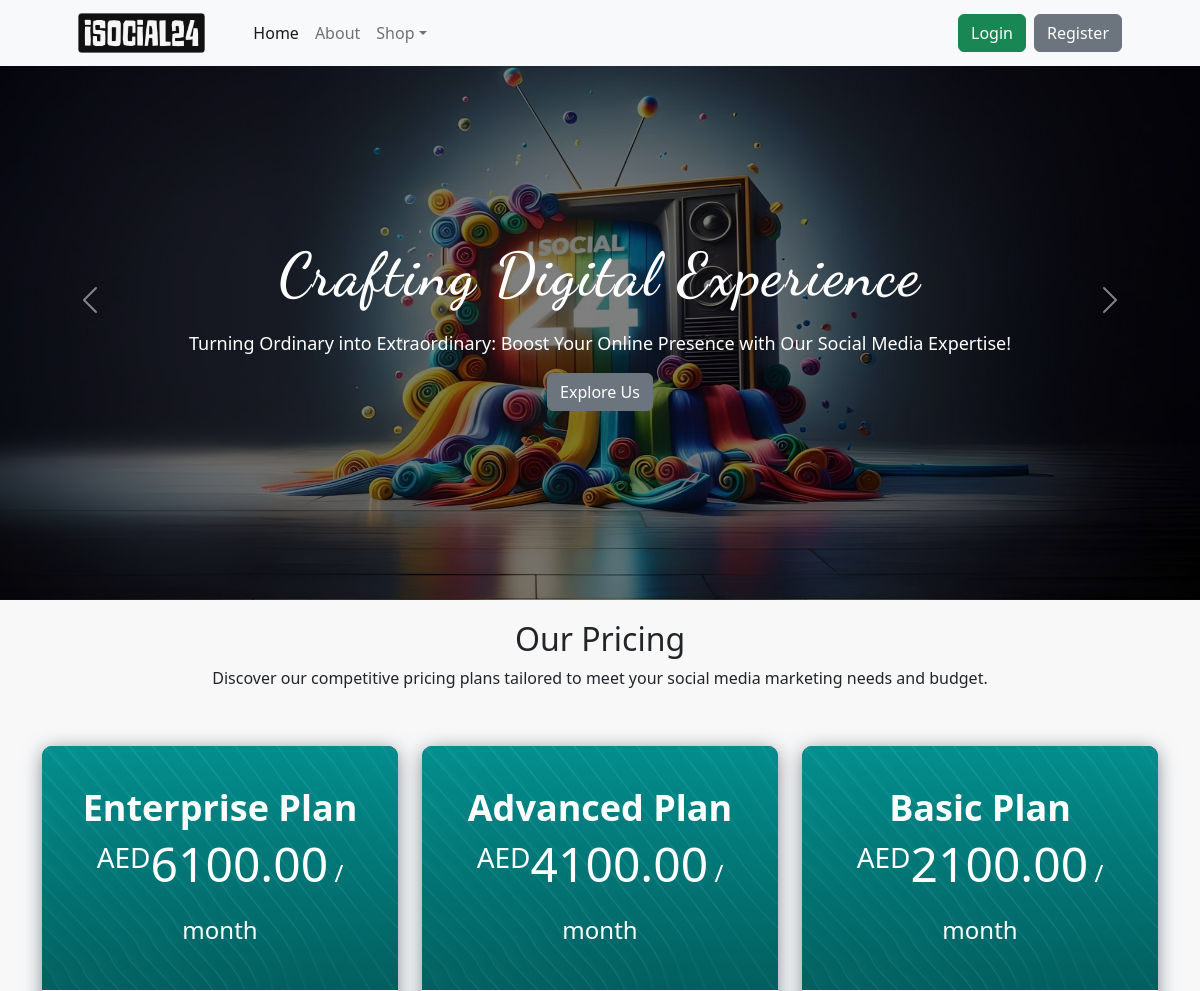
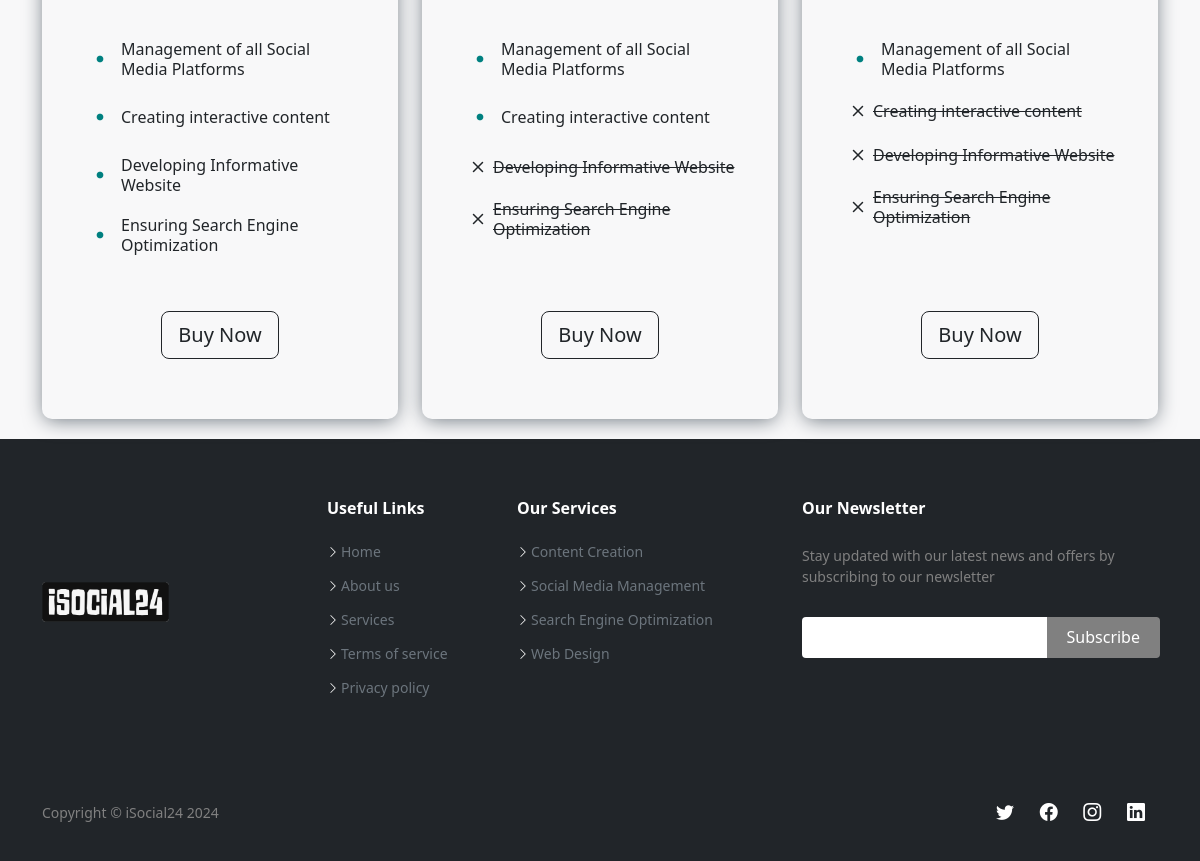
The page / on the database its author committed (2 pictures, top to bottom).
### main/models.py (models this page shows, shortened)
class Product(models.Model):
    name = models.CharField(max_length=100)
    price = models.DecimalField(default=0, decimal_places=2, max_digits=6)
    category = models.ForeignKey(Category, on_delete=models.CASCADE, default=1)
    description = models.JSONField(default=list, blank=True, null=True)
    image = models.ImageField(upload_to='uploads/product/')

### main/views.py (the view)
# urls.py: path('', views.home, name='home'),
def home(request):
    products = Product.objects.all()
    return render (request, 'home.html', {'products': products})

### cart/context_processors.py (called while the page is built)
def cart(request):
    return {'cart': Cart(request)}

### isocial/main/templates/home.html (shortened to what this page needs)
{% extends 'base.html' %}
{% load static %}
{% block content %}
<div id="demo" class="carousel slide" data-bs-ride="carousel">
  <div class="carousel-inner">
    <div class="carousel-item active">
      <div class="carousel-item-in d-flex justify-content-center align-items-center">
      <img src="{% static 'assets/slider-bg-1.png' %}" alt="Social Media Management" class="d-block w-100">
      <div class="carousel-item-text">
        <div class="container">
          <div class="row">
            <div class="col-md-12 text-center">
              <h1>Crafting Digital Experience</h1>
              <p>Turning Ordinary into Extraordinary: Boost Your Online Presence with Our Social Media Expertise!</p>
              <a class="btn btn-secondary" href="">Explore Us</a>
            </div>
          </div>
        </div>
      </div>
      </div>
    </div>
  </div>
  <button class="carousel-control-prev" type="button" data-bs-target="#demo" data-bs-slide="prev">
    <span class="carousel-control-prev-icon"></span>
  </button>
  <button class="carousel-control-next" type="button" data-bs-target="#demo" data-bs-slide="next">
    <span class="carousel-control-next-icon"></span>
  </button>
</div>
<section id="pricing" class="pricing">
    <div class="container" data-aos="fade-up">
      <div class="section-header">
        <h2>Our Pricing</h2>
        <p>Discover our competitive pricing plans tailored to meet your social media marketing needs and budget.</p>
      </div>
      <div class="row gy-4">
        {% for product in products %}
        <div class="col-lg-4" data-aos="zoom-in" data-aos-delay="200">
          <div class="pricing-item">
            <div class="pricing-header">
              <h3>{{ product.name }}</h3>
              <h4><sup>AED</sup>{{ product.price }}<span> / month</span></h4>
            </div>
            {% if product.description %}
            <ul>
                {% for item in product.description %}
                {% if item.visible %}
                <li><i class="bi bi-dot"></i> <span>{{ item.description }}</span></li>
                {% else %}
                <li class="na"><i class="bi bi-x"></i> <span>{{ item.description }}</span></li>
                {% endif %}
                {% endfor %}
            </ul>
            {% endif %}
            <div class="text-center mt-auto">
              <a href="#" class="btn btn-outline-dark btn-lg">Buy Now</a>
            </div>
          </div>
        </div>
        {% endfor %}
      </div>
    </div>
  </section>
{% endblock %}

### rows shown on the page
Product: name "Enterprise Plan", price "6100.00", description "Management of all Social Media Platforms" "Creating interactive content" "Developing Informative Website" "Ensuring Search Engine Optimization"
Product: name "Advanced Plan", price "4100.00", description "Management of all Social Media Platforms" "Creating interactive content", description "Developing Informative Website" "Ensuring Search Engine Optimization"
Product: name "Basic Plan", price "2100.00", description "Management of all Social Media Platforms", description "Creating interactive content" "Developing Informative Website" "Ensuring Search Engine Optimization"
